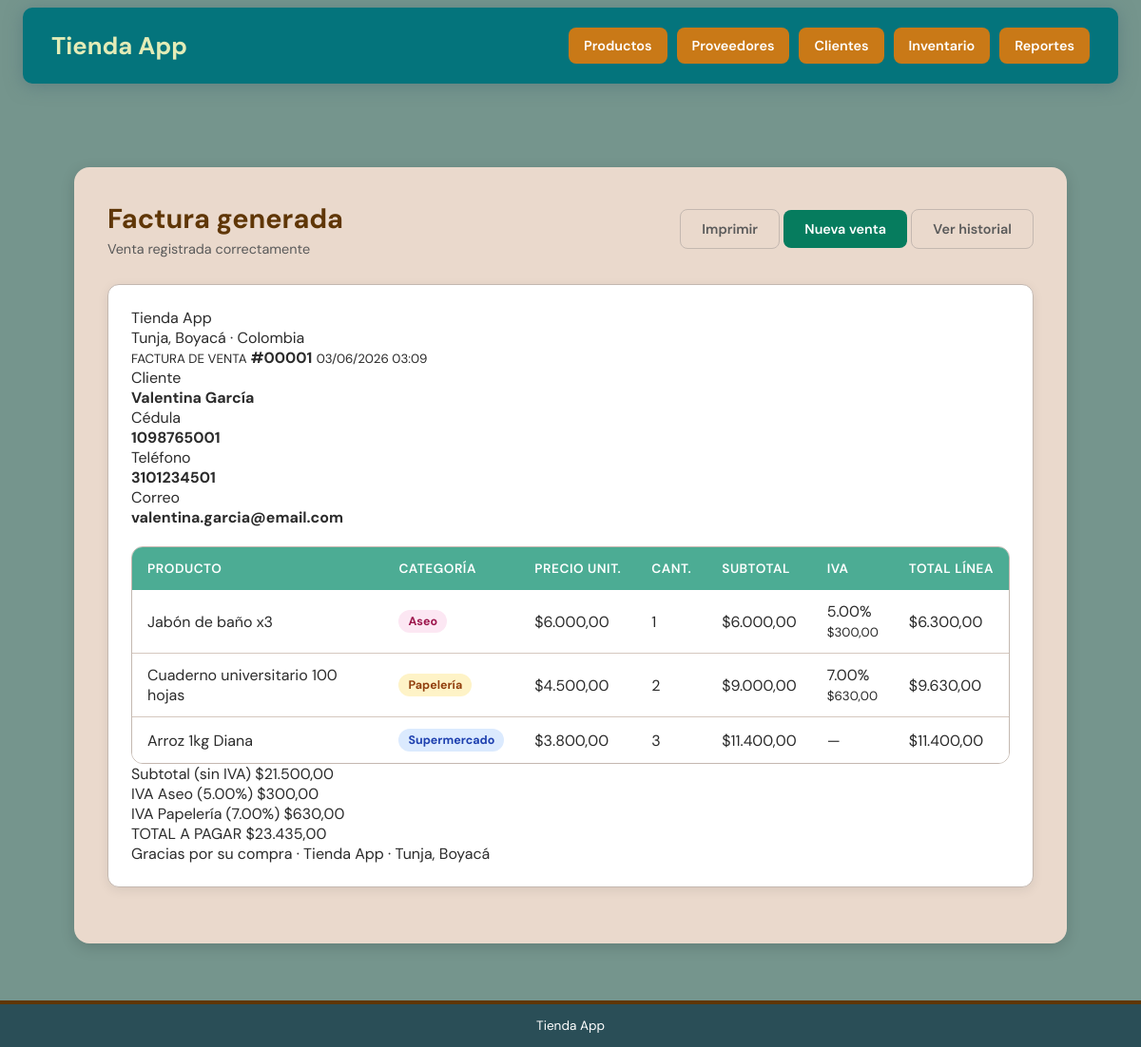
The page /ventas/factura.php?id=1 on the database its author committed.
### tables this page shows
CREATE TABLE ventas (
    id_venta        INT AUTO_INCREMENT PRIMARY KEY,
    cedula_cliente  VARCHAR(15)   NOT NULL,
    fecha           DATETIME      NOT NULL DEFAULT CURRENT_TIMESTAMP,
    subtotal        DECIMAL(14,2) NOT NULL DEFAULT 0.00,
    total_iva       DECIMAL(14,2) NOT NULL DEFAULT 0.00,
    total           DECIMAL(14,2) NOT NULL DEFAULT 0.00,
    CONSTRAINT fk_venta_cli FOREIGN KEY (cedula_cliente) REFERENCES clientes(cedula)
);

CREATE TABLE clientes (
    cedula    VARCHAR(15)  PRIMARY KEY,
    nombre    VARCHAR(60)  NOT NULL,
    apellido  VARCHAR(60)  NOT NULL,
    telefono  VARCHAR(15)  NOT NULL,
    correo    VARCHAR(100) NOT NULL
);

CREATE TABLE detalle_ventas (
    id_detalle      INT AUTO_INCREMENT PRIMARY KEY,
    id_venta        INT           NOT NULL,
    id_producto     INT           NOT NULL,
    cantidad        INT           NOT NULL,
    precio_unitario DECIMAL(12,2) NOT NULL,    
    impuesto_rate   DECIMAL(5,2)  NOT NULL,    
    subtotal_linea  DECIMAL(14,2) NOT NULL,    
    iva_linea       DECIMAL(14,2) NOT NULL,    
    total_linea     DECIMAL(14,2) NOT NULL,    
    CONSTRAINT fk_det_venta FOREIGN KEY (id_venta)    REFERENCES ventas(id_venta),
    CONSTRAINT fk_det_prod  FOREIGN KEY (id_producto) REFERENCES productos(id_producto)
);

CREATE TABLE productos (
    id_producto         INT AUTO_INCREMENT PRIMARY KEY,
    codigo              VARCHAR(10)   NOT NULL UNIQUE,
    nombre              VARCHAR(100)  NOT NULL,
    peso                DECIMAL(8,2)  NOT NULL,           
    cantidad_almacenada INT           NOT NULL DEFAULT 0,
    id_categoria        INT           NOT NULL,
    id_empaque          INT           NOT NULL,
    precio_unitario     DECIMAL(12,2) NOT NULL,
    CONSTRAINT fk_prod_cat FOREIGN KEY (id_categoria) REFERENCES categorias(id_categoria),
    CONSTRAINT fk_prod_emp FOREIGN KEY (id_empaque)   REFERENCES empaques(id_empaque)
);

CREATE TABLE categorias (
    id_categoria  INT AUTO_INCREMENT PRIMARY KEY,
    nombre        VARCHAR(50)   NOT NULL UNIQUE,
    descripcion   VARCHAR(150),
    impuesto      DECIMAL(5,2)  NOT NULL DEFAULT 0.00
     
);

### ventas/factura.php (the view, shortened to what this page needs)
<?php
require_once '../conexion.php';
$id_venta = (int)($_GET['id'] ?? 0);
$stmt = $pdo->prepare(
    "SELECT v.*, cl.nombre, cl.apellido, cl.cedula, cl.telefono, cl.correo
     FROM ventas v
     JOIN clientes cl ON v.cedula_cliente = cl.cedula
     WHERE v.id_venta = ?"
);
$stmt->execute([$id_venta]);
$venta = $stmt->fetch();
$stmt2 = $pdo->prepare(
    "SELECT dv.*,
            p.nombre  AS nombre_prod,
            c.nombre  AS categoria,
            c.impuesto
     FROM detalle_ventas dv
     JOIN productos  p ON dv.id_producto  = p.id_producto
     JOIN categorias c ON p.id_categoria  = c.id_categoria
     WHERE dv.id_venta = ?
     ORDER BY c.nombre, p.nombre"
);
$stmt2->execute([$id_venta]);
$lineas = $stmt2->fetchAll();
$iva_por_cat = [];
foreach ($lineas as $l) {
    if ($l['iva_linea'] > 0) {
        $key = $l['categoria'] . ' (' . $l['impuesto'] . '%)';
        $iva_por_cat[$key] = ($iva_por_cat[$key] ?? 0) + $l['iva_linea'];
    }
}
$cat_badge = [
    'Papelería'    => 'badge-papeleria',
    'Droguería'    => 'badge-drogueria',
    'Supermercado' => 'badge-supermercado',
    'Aseo'         => 'badge-aseo',
];
?>
<!DOCTYPE html>
<html lang="es">
<head>
  <link rel="stylesheet" href="../css/style.css">
</head>
<body class="pagina-interior">
<?php include '../includes/navbar.php'; ?>
<div class="app-layout">
  <main class="content">
    <div class="content-header no-print">
      <div>
        <h1 class="content-title">Factura generada</h1>
        <p class="content-subtitle">Venta registrada correctamente</p>
      </div>
      <div>
        <button onclick="window.print()" class="btn btn-contorno">Imprimir</button>
        <a href="nueva_venta.php" class="btn">Nueva venta</a>
        <a href="historial_ventas.php" class="btn btn-contorno">Ver historial</a>
      </div>
    </div>
    <div class="card factura-wrap">
      <div class="card-body">
        <div class="factura-head">
          <div>
            <div class="factura-marca">Tienda App</div>
            <div >Tunja, Boyacá · Colombia</div>
          </div>
          <div class="factura-num">
            <small>FACTURA DE VENTA</small>
            <strong>#<?= str_pad($id_venta, 5, '0', STR_PAD_LEFT) ?></strong>
            <small><?= date('d/m/Y H:i', strtotime($venta['fecha'])) ?></small>
          </div>
        </div>
        <div class="factura-cliente">
          <div>
            <p>Cliente</p>
            <strong><?= htmlspecialchars($venta['nombre'].' '.$venta['apellido']) ?></strong>
          </div>
          <div>
            <p>Cédula</p>
            <strong><?= htmlspecialchars($venta['cedula']) ?></strong>
          </div>
          <div>
            <p>Teléfono</p>
            <strong><?= htmlspecialchars($venta['telefono']) ?></strong>
          </div>
          <div>
            <p>Correo</p>
            <strong><?= htmlspecialchars($venta['correo']) ?></strong>
          </div>
        </div>
        <div class="tabla-wrapper">
          <table class="tabla">
            <thead>
              <tr>
                <th>Producto</th>
                <th>Categoría</th>
                <th >Precio unit.</th>
                <th >Cant.</th>
                <th >Subtotal</th>
                <th >IVA</th>
                <th >Total línea</th>
              </tr>
            </thead>
            <tbody>
            <?php foreach ($lineas as $l): ?>
              <tr>
                <td><?= htmlspecialchars($l['nombre_prod']) ?></td>
                <td>
                  <span class="badge <?= $cat_badge[$l['categoria']] ?? 'badge-secundario' ?>">
                    <?= htmlspecialchars($l['categoria']) ?>
                  </span>
                </td>
                <td >
                  $<?= number_format($l['precio_unitario'], 2, ',', '.') ?>
                </td>
                <td ><?= $l['cantidad'] ?></td>
                <td >
                  $<?= number_format($l['subtotal_linea'], 2, ',', '.') ?>
                </td>
                <td >
                  <?= $l['impuesto_rate'] > 0 ? $l['impuesto_rate'].'%' : '—' ?>
                  <?php if ($l['iva_linea'] > 0): ?>
                    <br><small>$<?= number_format($l['iva_linea'], 2, ',', '.') ?></small>
                  <?php endif; ?>
                </td>
                <td >
                  $<?= number_format($l['total_linea'], 2, ',', '.') ?>
                </td>
              </tr>
            <?php endforeach; ?>
            </tbody>
          </table>
        </div>
        <div >
          <div class="tot-fila">
            <span >Subtotal (sin IVA)</span>
            <span>$<?= number_format($venta['subtotal'], 2, ',', '.') ?></span>
          </div>
          <?php foreach ($iva_por_cat as $label => $val): ?>
            <div class="tot-fila">
              <span >IVA <?= htmlspecialchars($label) ?></span>
              <span>$<?= number_format($val, 2, ',', '.') ?></span>
            </div>
          <?php endforeach; ?>
          <div class="tot-fila tot-grand">
            <span>TOTAL A PAGAR</span>
            <span>$<?= number_format($venta['total'], 2, ',', '.') ?></span>
          </div>
        </div>
        <div>
          Gracias por su compra · Tienda App · Tunja, Boyacá
        </div>
      </div>
    </div>
  </main>
</div>
<footer class="footer"><p>Tienda App</p></footer>
</body>
</html>

### css/style.css (style rules this page uses)
:root { --primario: #04747C; --primario-osc: #0C444C; --acento: #c97917; --acento-osc: #5f3606; --verde: #067c5e; --verde-claro: #4CAC94; --papeleria: #F59E0B; --papeleria-light: #FEF3C7; --papeleria-dark: #92400E; --drogueria: #10B981; --drogueria-light: #D1FAE5; --drogueria-dark: #065F46; --supermercado: #3B82F6; --supermercado-light: #DBEAFE; --supermercado-dark: #1E40AF; --aseo: #EC4899; --aseo-light: #FCE7F3; --aseo-dark: #9D174D; --exito: #22C55E; --peligro: #EF4444; --advertencia: #F59E0B; --fondo: #75958d; --fondo-content: #ead9cc; --fondo-index: #FCFCEC; --texto: #2b2b2b; --texto-suave: #5a5a5a; --borde: #c4b8b0; --blanco: #ffffff; --radio: 12px; --radio-sm: 8px; --sombra: 0 4px 15px rgba(0,0,0,0.15); --sombra-lg:0 8px 30px rgba(0,0,0,0.2); }
*, *::before, *::after { box-sizing: border-box; margin: 0; padding: 0; font-family: 'DM Sans', sans-serif; }
a { text-decoration: none; color: inherit; }
body.pagina-interior { background-color: var(--fondo); color: var(--texto); min-height: 100vh; display: flex; flex-direction: column; padding-top: 22vh; }
.app-layout { flex: 1; width: 100%; display: flex; justify-content: center; padding: 0 20px; }
.content { width: 90%; max-width: 1200px; background-color: var(--fondo-content); padding: 35px; border-radius: 16px; box-shadow: var(--sombra); }
.content-header { display: flex; align-items: center; justify-content: space-between; margin-bottom: 28px; flex-wrap: wrap; gap: 15px; }
.content-title { font-size: 1.8rem; color: var(--acento-osc); font-weight: 700; }
.content-subtitle { color: var(--texto-suave); font-size: 0.9rem; margin-top: 4px; }
.btn { display: inline-flex; align-items: center; gap: 6px; color: var(--blanco); background-color: var(--verde); padding: 11px 22px; border-radius: var(--radio-sm); font-weight: 600; font-size: 0.9rem; transition: background 0.2s, transform 0.1s; border: none; cursor: pointer; text-decoration: none; }
.btn-contorno { background: transparent; color: var(--texto-suave); border: 1.5px solid var(--borde); }
.tabla-wrapper { overflow-x: auto; border-radius: var(--radio); border: 1px solid var(--borde); margin-top: 20px; }
.tabla { width: 100%; border-collapse: collapse; }
.tabla thead { background-color: var(--verde-claro); color: var(--blanco); }
.tabla th { padding: 14px 16px; text-align: left; font-weight: 600; font-size: 0.85rem; text-transform: uppercase; letter-spacing: 0.04em; white-space: nowrap; }
.tabla td { padding: 12px 16px; background: var(--blanco); border-bottom: 1px solid #d5c8bf; vertical-align: middle; }
.tabla tbody tr:last-child td { border-bottom: none; }
.card { background: var(--blanco); border-radius: var(--radio); border: 1px solid var(--borde); box-shadow: 0 3px 12px rgba(0,0,0,0.08); overflow: hidden; margin-bottom: 24px; }
.card-body { padding: 24px; }
.badge { display: inline-flex; align-items: center; padding: 4px 10px; border-radius: 999px; font-size: 0.78rem; font-weight: 700; }
.badge-papeleria { background: var(--papeleria-light); color: var(--papeleria-dark); }
.badge-supermercado { background: var(--supermercado-light); color: var(--supermercado-dark); }
.badge-aseo { background: var(--aseo-light); color: var(--aseo-dark); }
.footer { background-color: #2a4e57; color: var(--blanco); text-align: center; padding: 14px; margin-top: 60px; border-top: 4px solid var(--acento-osc); font-size: 0.85rem; }

### rows shown on the page
ventas: fecha "03/06/2026 03:09", cedula_cliente.apellido "Valentina García", cedula_cliente.cedula "1098765001", cedula_cliente.telefono "3101234501", cedula_cliente.correo "valentina.garcia@email.com", subtotal "21.500,00", total "23.435,00"
detalle_ventas: id_producto.nombre "Jabón de baño x3", categorias.nombre "Aseo", precio_unitario "6.000,00", cantidad "1", subtotal_linea "6.000,00", impuesto_rate "5.00", iva_linea "300,00", total_linea "6.300,00"
detalle_ventas: id_producto.nombre "Cuaderno universitario 100 hojas", categorias.nombre "Papelería", precio_unitario "4.500,00", cantidad "2", subtotal_linea "9.000,00", impuesto_rate "7.00", iva_linea "630,00", total_linea "9.630,00"
detalle_ventas: id_producto.nombre "Arroz 1kg Diana", categorias.nombre "Supermercado", precio_unitario "3.800,00", cantidad "3", subtotal_linea "11.400,00", total_linea "11.400,00"

### other values the page prints
str_pad($id_venta, 5, '0', STR_PAD_LEFT) "00001"
$label "Aseo (5.00%)"
$val "300,00"
$label "Papelería (7.00%)"
$val "630,00"
